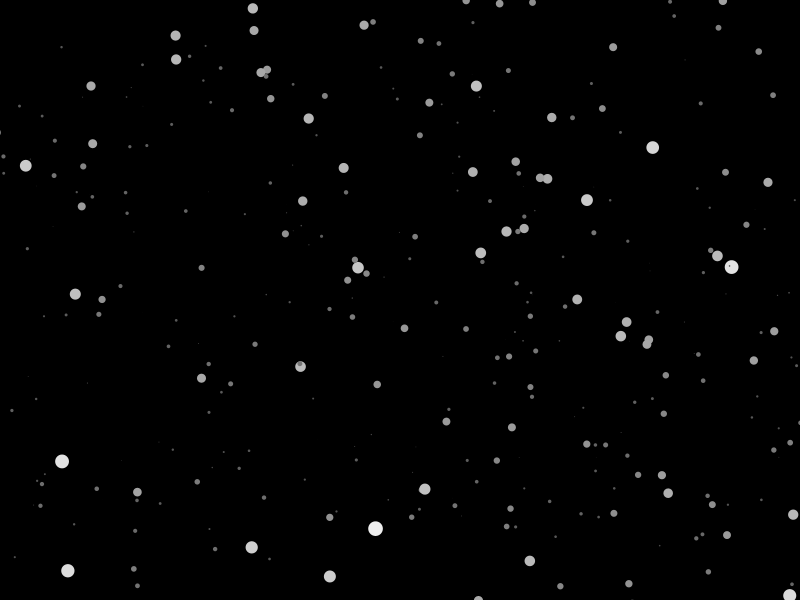
Frame 1 (no input)
Frame 60 (the mouse pressed at the canvas centre just before this capture): identical to frame 1, image omitted
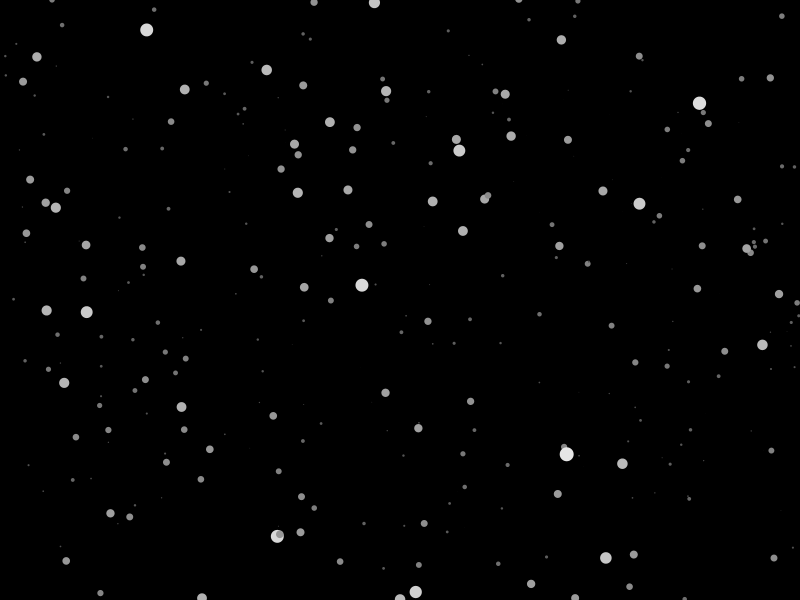
Frame 120 (the mouse held since frame 60 and released just before this capture)

The Processing sketch that drew these frames (run headless with seeded random() and noise(); from frame 60 on, the mouse is pressed at the canvas centre):

// Processing sketch: StarField
// ── StarField.pde
Star[] stars = new Star[800];

float speed;

void  setup() {
  size(800, 600);
  for (int i = 0; i < stars.length; i++) {
    stars[i] = new Star();
  }
}

void draw() {
  speed = map(mouseY, 0, height, 0, 35);
  background(0);
  translate(width/2, height/2);
  for (int i = 0; i < stars.length; i++) {
    stars[i].update();
    stars[i].show();
  }
}
// ── Star.pde
class Star {
  float x;
  float y;
  float z;
  
  Star() {
   x = random(-width/2, width/2); 
   y = random(-height/2, height/2);
   z = random(width);
  }
  
  void update() {
    z = z - speed;
    if (z < 1) {
      z = width;
      x = random(-width/2, width/2); 
      y = random(-height/2, height/2);
    }
  }
  
  void show() {
    float r = map(z, 0, width, 16, 0);
    
    fill(255-map(r,16,0,0,200),255-map(r,16,0,0,200),255-map(r,16,0,0,200));
    noStroke();
    
    float sx = map(x / z, 0, 1, 0, width);
    float sy = map(y / z, 0, 1, 0, height);
    
    ellipse(sx, sy, r, r);
  }
}
